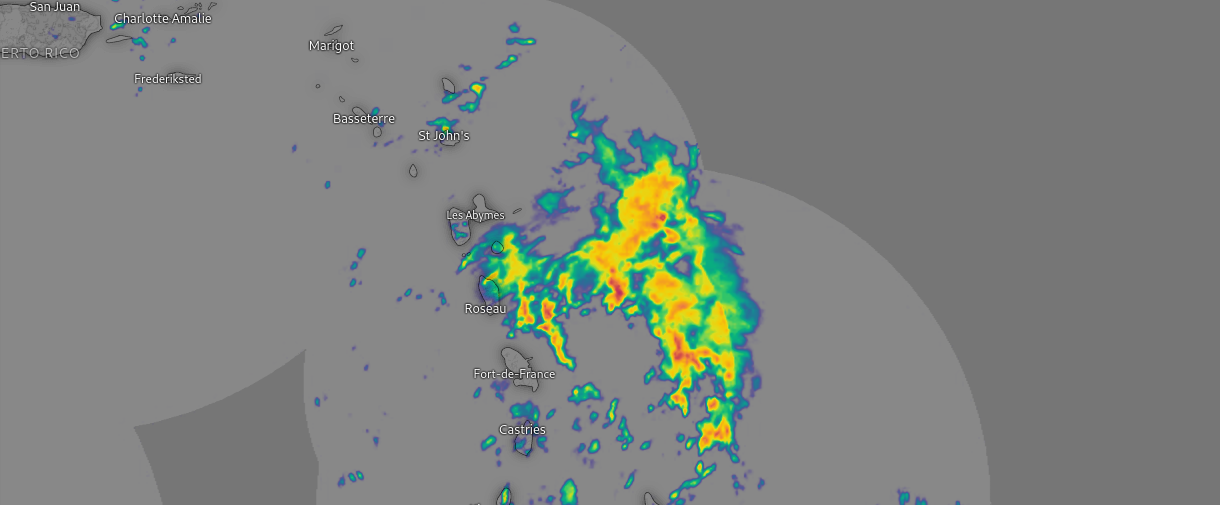
#> input picture data/images/dominica/20241128-050341.png, 1220 x 505 px
$ python -i background_preprocessing.py   (imports and definitions only)
#> lines starting #> are read from the running program, lines starting #| are printed output that depends on the picture; after the words box and inside, x2 and y2 are one past the last pixel; in counts of white or black regions, pixels touching at a corner belong together
import cv2
import numpy as np
from .legend_color import SORTED_COLOR

def _filter_words(image: np.ndarray) -> np.ndarray:
    """
        Filter words
    """
    mask = np.where(np.sum(image, axis=-1) >= 550, 1, 0).astype(np.uint8)
    kernel = np.ones((3,3), dtype=np.uint8)
    dilated_mask = cv2.dilate(mask, kernel, iterations=3)

    return cv2.inpaint(image.astype(np.uint8), dilated_mask, inpaintRadius=3, flags=cv2.INPAINT_TELEA)

def _filter_foreground(image: np.ndarray) -> np.ndarray:
    """
        Filter those country boundaries inside the weather regions.
    """
    sharpen_kernel = np.array([
                    [-1/2, -1/2, -1/2],
                    [-1/2,    5, -1/2],
                    [-1/2, -1/2, -1/2]
                ])

    filter_img = cv2.filter2D(image.astype(np.int16), -1, sharpen_kernel)

    diff_kernel = np.array([
                    [-1/2, -1/2, -1/2],
                    [-1/2,    4, -1/2],
                    [-1/2, -1/2, -1/2]
                ])

    filter_img = cv2.filter2D(filter_img, -1, diff_kernel)

    mask = np.all(filter_img < -50, axis=-1).astype(np.uint8) * 255
    kernel = np.ones((3,3), dtype=np.uint8)
    dilated_mask = cv2.dilate(mask, kernel, iterations=3)

    return cv2.inpaint(image, dilated_mask, inpaintRadius=3, flags=cv2.INPAINT_TELEA).astype(np.uint8)

def _filter_background(image: np.ndarray) -> np.ndarray:
    """
        Filter background
    """
    # Calculate variance across the color channels for each pixel in a vectorized way
    pixel_var = np.var(image, axis=-1)

    # Create a mask: Replace background pixels with 255, keep original pixels for non-background
    mask = np.where(pixel_var <= 50, 0, 1)
    mask_3d = np.stack([mask] * 3, axis=-1)
    background_converter = 1 - mask_3d

    return image * mask_3d + background_converter * 144

def _preprocess(image: np.ndarray) -> np.ndarray:
    image = _filter_background(_filter_words(image)).astype(np.uint8)
    return _filter_foreground(image)

def _convert_to_dbz(image: np.ndarray, arr_colors: np.ndarray) -> np.ndarray:
    """
    Convert the image to dBZ by interpolating from the provided color mapping.
    """
    k = len(arr_colors)
    img_reshape = image.reshape(-1,3)
    arr = np.zeros(shape=[img_reshape.shape[0], k-1, 2])

    for i in range(k-1):
        color1, dbz1 = arr_colors[i]
        color2, dbz2 = arr_colors[i + 1]

        # Compute Euclidean distances from the pixel to color1 and color2
        dist1 = np.linalg.norm(img_reshape - color1, axis=1)
        dist2 = np.linalg.norm(img_reshape - color2, axis=1)

        arr[:, i, 0] = dist1 + dist2
        arr[:, i, 1] = (dbz1 * dist2 + dbz2 * dist1) / (dist1 + dist2)

    distance_values = arr[:, :, 0]
    min_distance_interval = np.argmin(distance_values, axis=1)
    result = arr[np.arange(arr.shape[0]), min_distance_interval]

    return result[:,1].reshape(image.shape[:2])

def windy_preprocessing_pipeline(image: np.ndarray) -> np.ndarray:
    """
        Preprocess the image and convert to dBZ.
    """
    img = _preprocess(image)
    dbz_map = _convert_to_dbz(img, SORTED_COLOR).astype(np.uint8)
    return dbz_map

>>> import cv2
>>> picture = cv2.imread('../../data/images/dominica/20241128-050341.png')
#> picture is the input picture: shape (505, 1220, 3); mean B, G, R 126.4, 130.7, 126
>>> result = _preprocess(picture)
#> in _filter_words, `mask = np.where(np.sum(image, axis=-1) >= 550, 1, 0).astype(np.uint8)`:
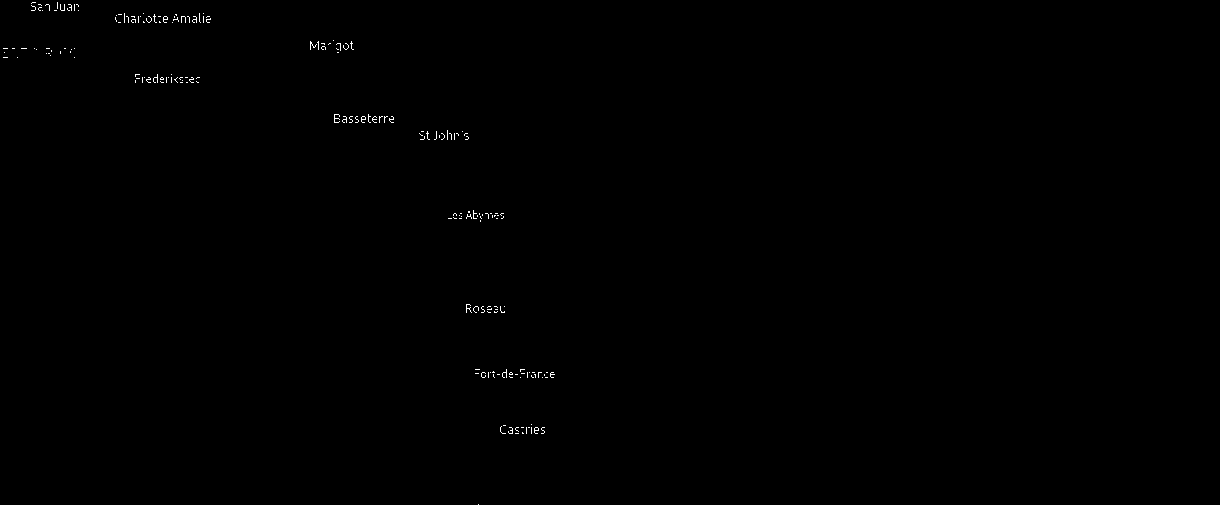
#> mask: shape (505, 1220); values 0 (black) and 1 (white), 0.19% white in thin lines or dots, all inside (x1, y1, x2, y2) = (3, 2, 555, 505)
#> in _filter_words, `dilated_mask = cv2.dilate(mask, kernel, iterations=3)`: dilated_mask: shape (505, 1220); values 0 (black) and 1 (white), 1.5% white; 16 white regions, largest, box (x1, y1, x2, y2) and area: (112, 10, 214, 26) 1430, (472, 366, 558, 381) 1083, (132, 71, 203, 86) 922
#> in _filter_background, `pixel_var = np.var(image, axis=-1)`:
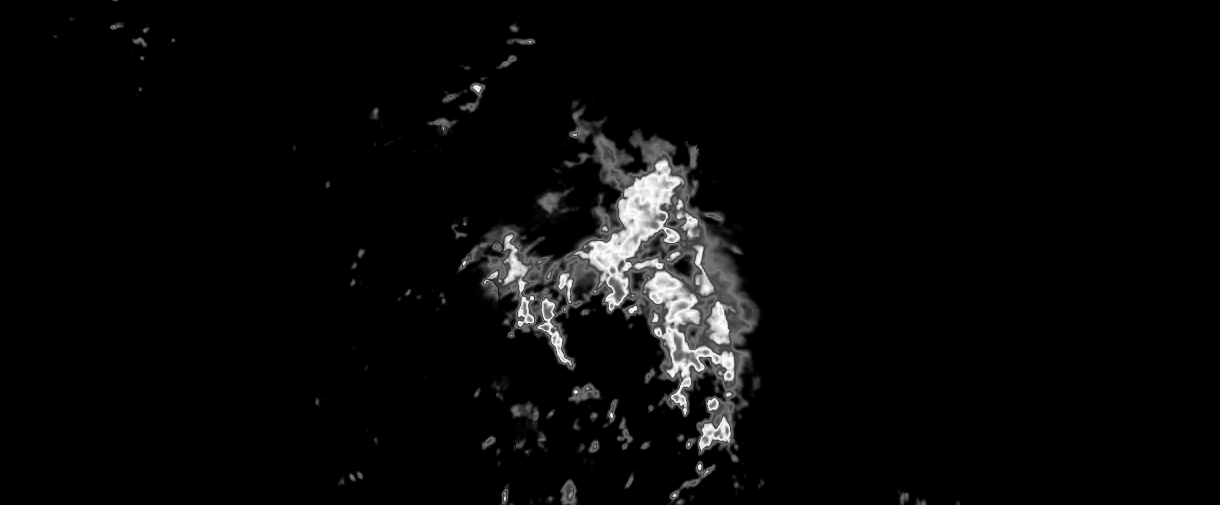
#> pixel_var: shape (505, 1220) float64; min 0, max 10662, mean 357; drawn with min black and max white
#> in _filter_background, `mask = np.where(pixel_var <= 50, 0, 1)`:
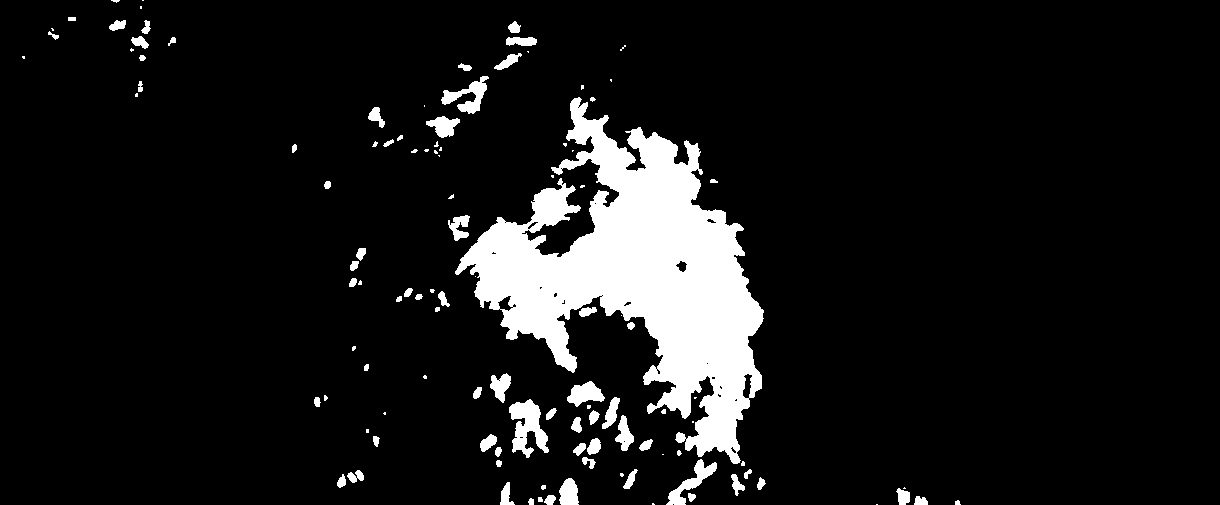
#> mask: shape (505, 1220) int64; values 0 (black) and 1 (white), 9.3% white; 113 white regions (41 under 20 px), largest, box (x1, y1, x2, y2) and area: (455, 97, 764, 464) 46950, (509, 399, 549, 458) 1267, (441, 76, 489, 114) 732
#> in _filter_foreground, `filter_img = cv2.filter2D(filter_img, -1, diff_kernel)`:
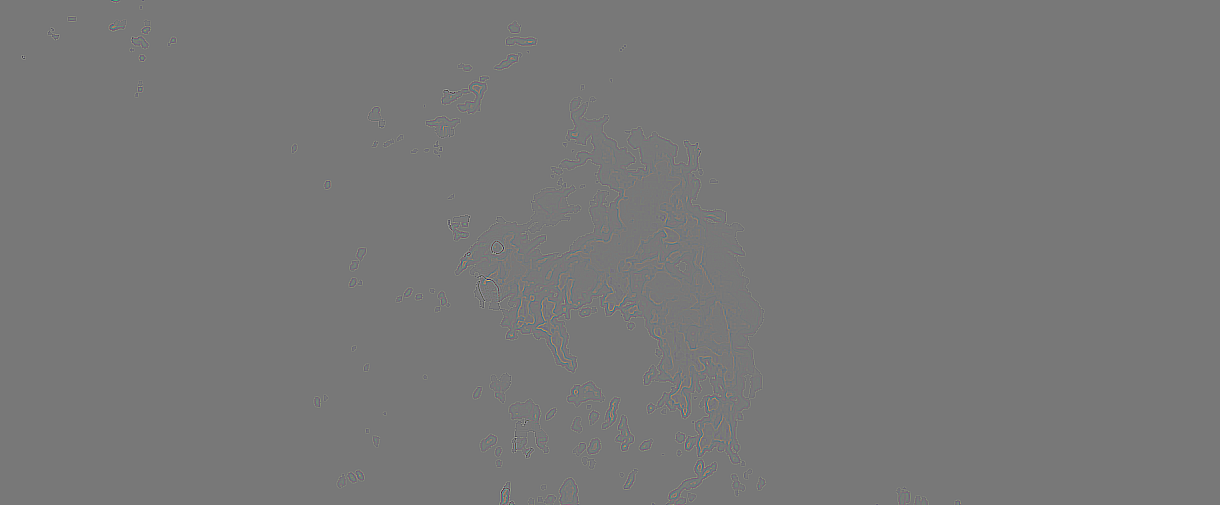
#> filter_img: shape (505, 1220, 3) int16; mean of channels 0, 1, 2 0, 0, 0; drawn with min black and max white
#> in _filter_foreground, `mask = np.all(filter_img < -50, axis=-1).astype(np.uint8) * 255`:
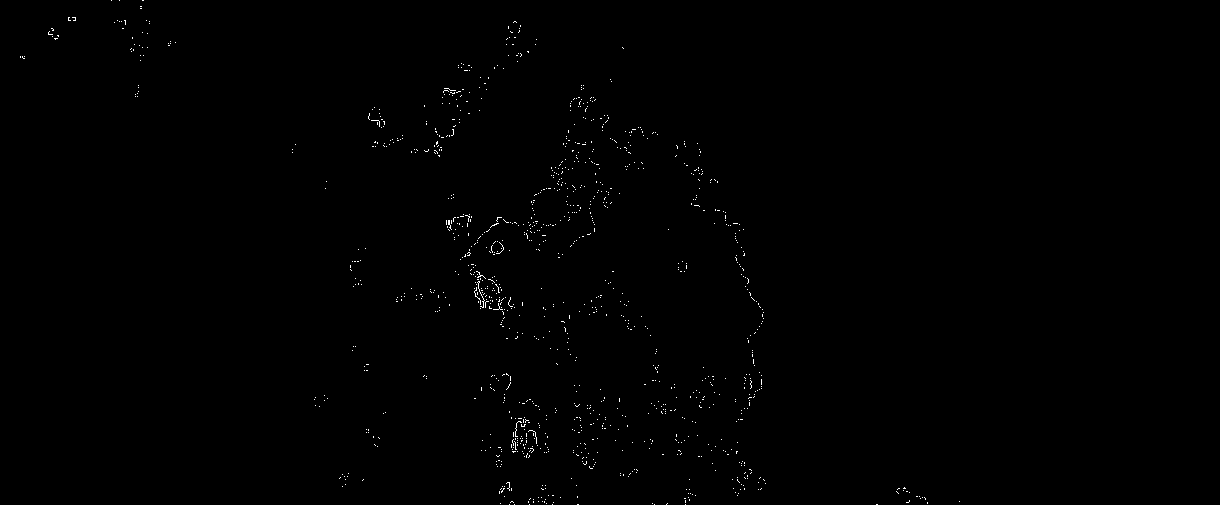
#> mask: shape (505, 1220); 0.35% white in thin lines or dots, all inside (x1, y1, x2, y2) = (20, 0, 960, 505)
#> in _filter_foreground, `dilated_mask = cv2.dilate(mask, kernel, iterations=3)`:
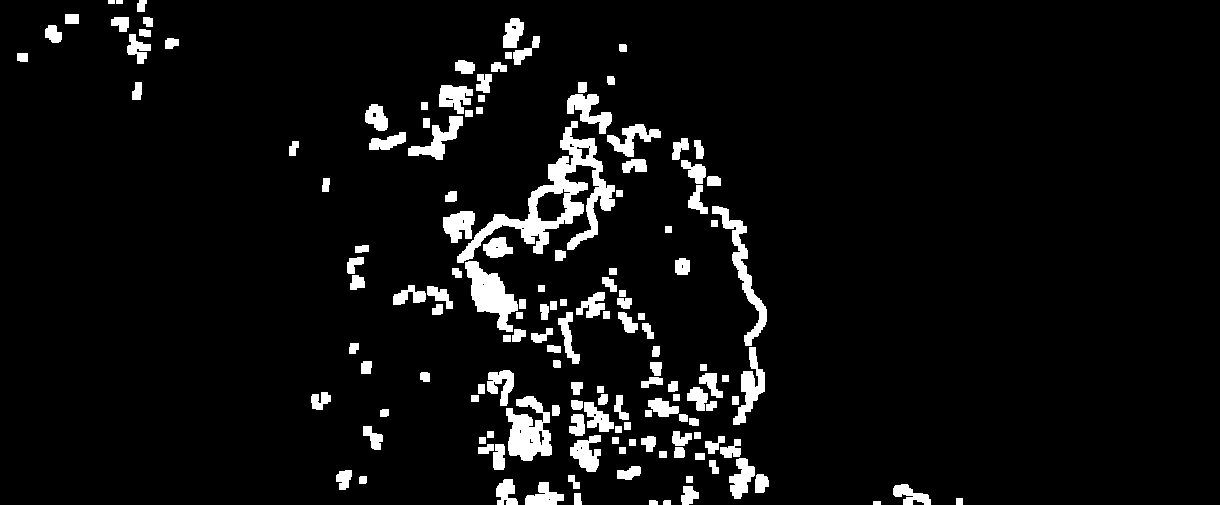
#> dilated_mask: shape (505, 1220); 6.1% white; 148 white regions, largest, box (x1, y1, x2, y2) and area: (457, 121, 615, 263) 5221, (506, 396, 552, 461) 1897, (465, 261, 518, 332) 1812
#> in _filter_foreground, `return cv2.inpaint(image, dilated_mask, inpaintRadius=3, flags=cv2.INP..`:
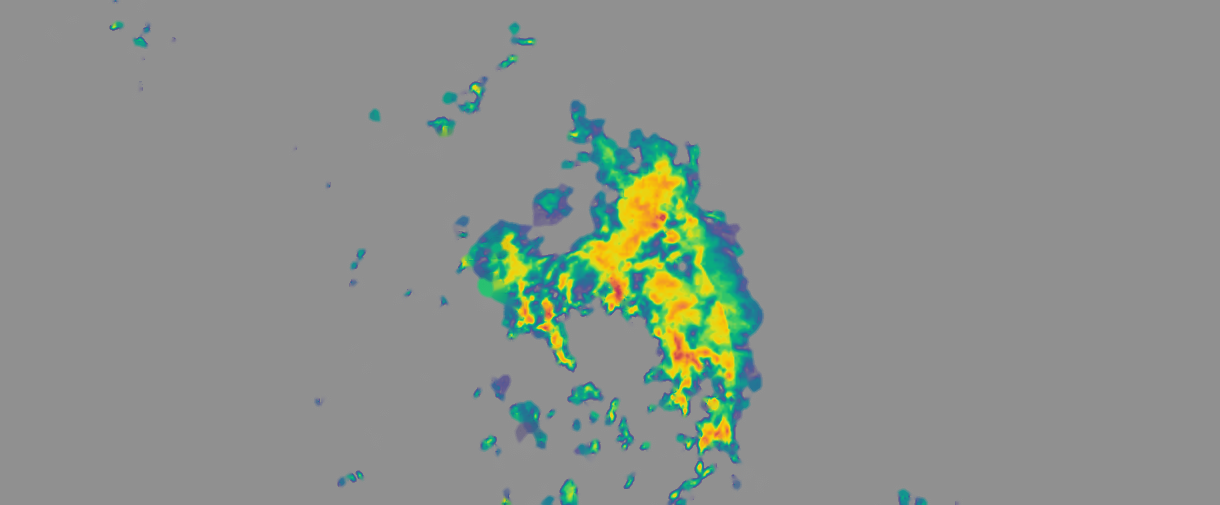
#> returned value: shape (505, 1220, 3); mean of channels 0, 1, 2 140.5, 145.5, 139.8; drawn as B, G, R
